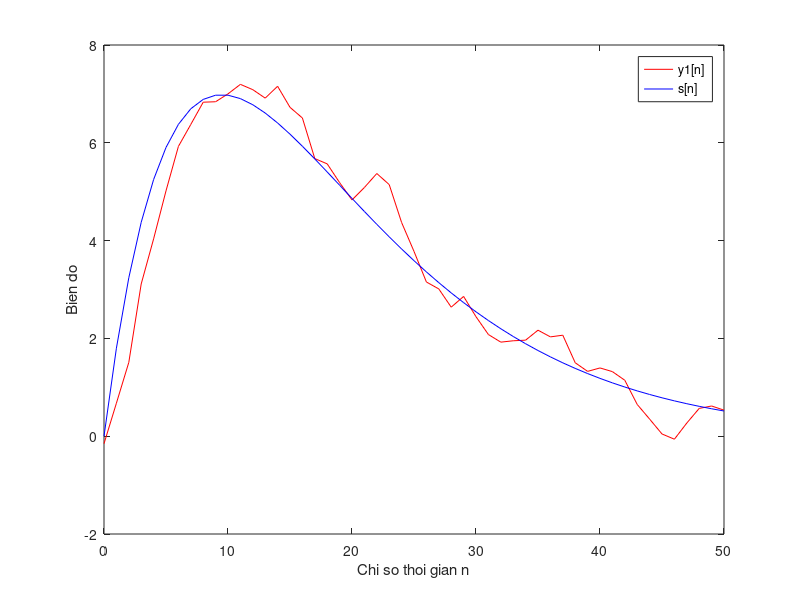
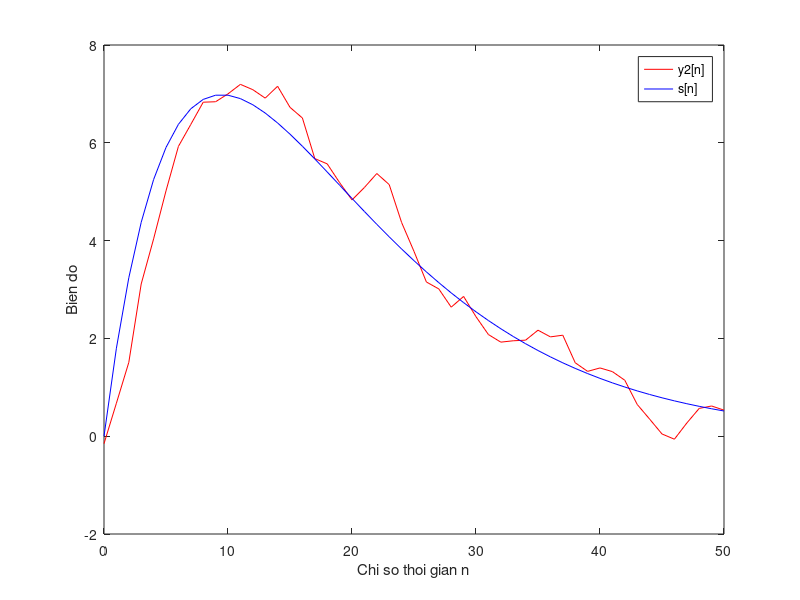
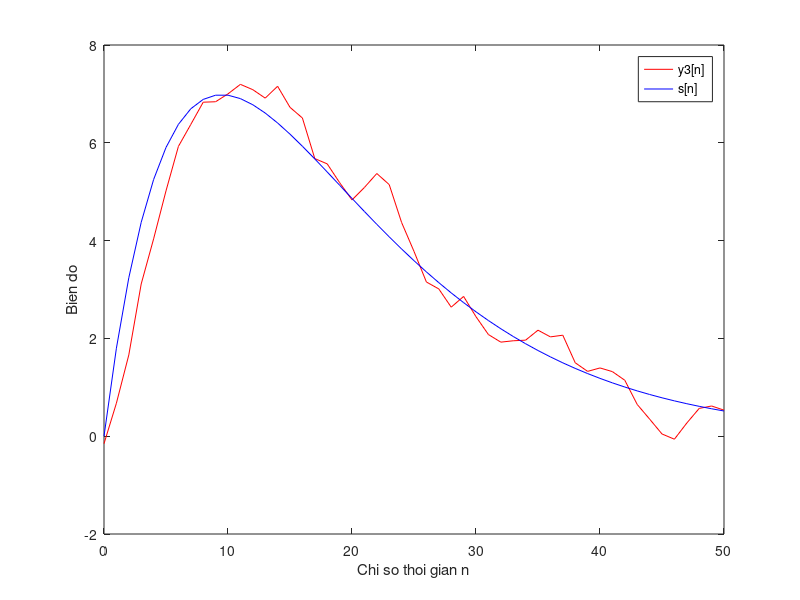
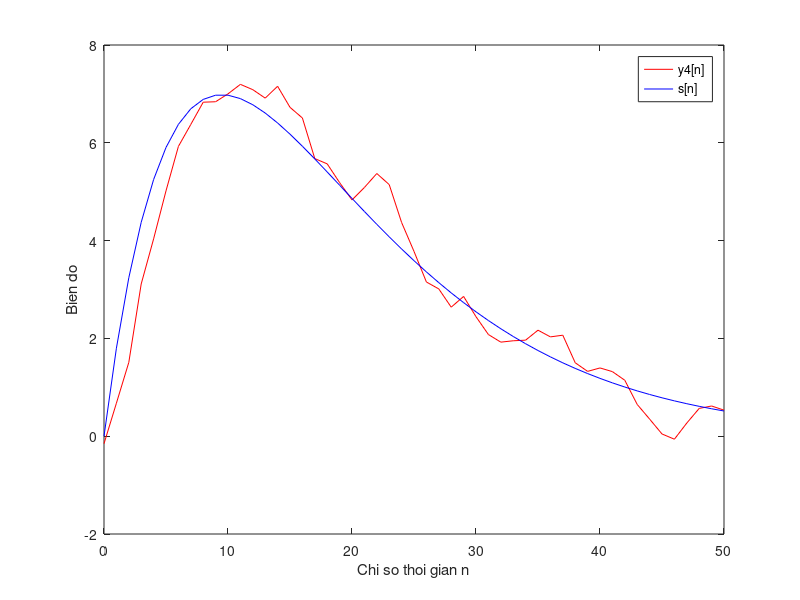

Write the MATLAB code that produced these figures, in order.
% y = 1/3*{x[n] + x[n-1] + x[n-2]}

% sinh tin hieu bi lan voi nhieu cong (additive noise)
clear all;
clf;                            % clear figures
L = 51;                         % do dai tin hieu
n = 0:L-1;                      % bien thoi gian roi rac
d = 0.5*randn(1,L);             % sinh tin hieu Gausian noise d[n] (0.5 la bien do nhieu)
s = 2*n.*(0.9.^n);              % sinh tin hieu goc s[n] = 2n(0.9)^n
x = s + d;                      % tin hieu co nhieu x[n]=s[n]+d[n]

% cach 1: cai dat he thong bang cach dich thoi gian va tinh
% TBC cua 3 tin hieu
x1 = [x];                           % x1[n] = x[n]
x2 = [0, x(1:L-1)];                 % x2[n] = x[n - 1]
x3 = [0, 0, x(1:L-2)];              % x3[n] = x[n - 2]

y1 = 1/3*(x1+x2+x3);     % lenh cai dat he thong

% ve do thi y1[n]
figure(1)
plot(n,y1(1:L),'r-',n,s(1:L),'b-');
xlabel('Chi so thoi gian n');
ylabel('Bien do');
legend('y1[n]','s[n]');

% cach 2: cai dat he thong bang cach dung ham tinh tong chap conv()
num = [1/3, 1/3, 1/3];
den = [1];
h = impz(num, den);  
y2 = conv(x, h);       
% ve do thi y2[n] vs. s[n]
figure(2)
plot(n,y2(1:L),'r-',n,s(1:L),'b-');
xlabel('Chi so thoi gian n');
ylabel('Bien do');
legend('y2[n]','s[n]');

% cach 3: dung vong lap (hieu n la mot chi so mau nao do)
% PUT YOUR CODE HERE
y3 = [];
for i = 1:L
    t1 = x(i); t2 = 0; t3 = 0;
    if(i > 1)
        t2 = x(i - 1);
    end
    if(i > 3)
        t3 = x(i - 2);
    end
    y3(i) = 1/3*(t1 + t2 + t3);
end
figure(3)
plot(n,y3(1:L),'r-',n,s(1:L),'b-');
xlabel('Chi so thoi gian n');
ylabel('Bien do');
legend('y3[n]','s[n]');

% cach 4: dung filter (hieu n la mot chi so mau nao do)
% PUT YOUR CODE HERE
y4 = filter(num, den, x);
figure(4)
plot(n,y4(1:L),'r-',n,s(1:L),'b-');
xlabel('Chi so thoi gian n');
ylabel('Bien do');
legend('y4[n]','s[n]');



